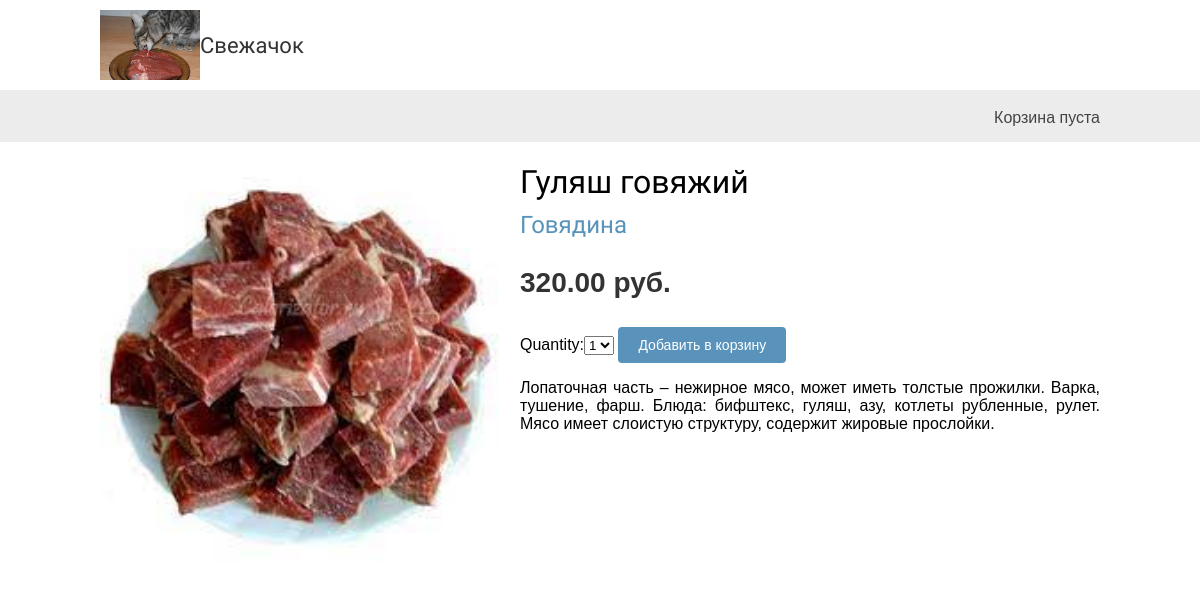
Page /3/gulyash-govyazhij/ on the committed database.
### shop/models.py (models this page shows, shortened)
class Product(models.Model):
	category = models.ForeignKey(Category, related_name='Товары', on_delete=models.CASCADE)
	name = models.CharField(max_length=200, db_index=True)
	slug = models.SlugField(max_length=200, db_index=True)
	image = models.ImageField(upload_to='products/%Y/%m/%d', blank=True)
	description = models.TextField(blank=True)
	price = models.DecimalField(max_digits=10, decimal_places=2)
	available = models.BooleanField(default=True, name='available')
	created = models.DateTimeField(auto_now_add=True)
	updated = models.DateTimeField(auto_now=True)
	class Meta():
		ordering = ('name',)
		index_together = (('id', 'slug'),)
		verbose_name = 'Товар'
		verbose_name_plural = 'Товары'

class Category(models.Model):
	name = models.CharField(max_length=200, db_index=True)
	slug = models.SlugField(max_length=200, unique=True)
	class Meta():
		ordering = ('name',)
		verbose_name = 'Категория'
		verbose_name_plural = 'Категории'
	def __str__(self):
		return self.name
	def get_absolute_url(self):
		return reverse('shop:product_list_by_category', args=[self.slug])

### shop/views.py (the view)
# urls.py: path('<int:id>/<slug:slug>/', views.product_detail,
def product_detail(request, id, slug):
	product = get_object_or_404(Product, id=id, slug=slug, available=True)
	cart_product_form = CartAddProductForm()
	return render(request, 'shop/product/detail.html', { 'product': product,
														'cart_product_form': cart_product_form
	 })

### cart/forms.py
class CartAddProductForm(forms.Form):
	quantity = forms.TypedChoiceField(choices=PRODUCT_QUANTITY_CHOICES, coerce=int)
	update = forms.BooleanField(required=False,
								initial=False,
								widget=forms.HiddenInput)

### cart/cart.py (called while the page is built)
    def __len__(self):
        return sum(item['quantity'] for item in self.cart.values())

### shop/context_processors.py (called while the page is built)
def cart(request):
	return {'cart': Cart(request)}

### shop/templates/shop/product/detail.html (shortened to what this page needs)
{% extends 'shop/base.html' %}
{% load static %}
{% block content %}
	<div class="product-detail">
		<img src="{% if product.image %} {{ product.image.url }} {% else %}
		{% static 'img/no_image.png' %} {% endif %}">
		<h1>{{product.name}}</h1>
		<h2>
			<a href="{{ product.category.get_absolute_url }}">{{ product.category }}</a>
		</h2>
		<p class="price">{{ product.price }} руб.</p>
		<form action="{% url 'cart:cart_add' product.id %}" method="post">
			{{ cart_product_form }}
			<input type="submit" value="Добавить в корзину">
		</form>
		{{ product.description|linebreaks }}
	</div>
{% endblock %}

### shop/static/css/base.css (style rules this page uses)
body { margin:0; padding:0; font-family:helvetica, sans-serif; }
h1, h2, h3, h4, h5 , h6 { font-family: 'Ubuntu', sans-serif; font-weight:normal; }
a { text-decoration:none; color:#5993bb; }
a.button, input[type="submit"] { color:#fff; background:#5993bb; border-radius:4px; padding:10px 20px; font-size:14px; border:0; }
.product-detail { text-align:justify; }
.product-detail .price { color:#333; font-size:28px; font-weight:bold; }
.product-detail img { width:40%; float:left; padding:0 20px 20px 0; }
.product-detail h1 { margin-bottom:0; }
.product-detail h2 { margin-top:10px; }

### rows in the picture
Product: image (picture), name "Гуляш говяжий", category "Говядина", price "320.00", description "Лопаточная часть – нежирное мясо, может иметь толстые прожилки. Варка, тушение, фарш. Блюда: бифштекс, гуляш, азу, котлеты рубленные, рулет. Мясо имеет слоистую структуру, содержит жировые прослойки."
